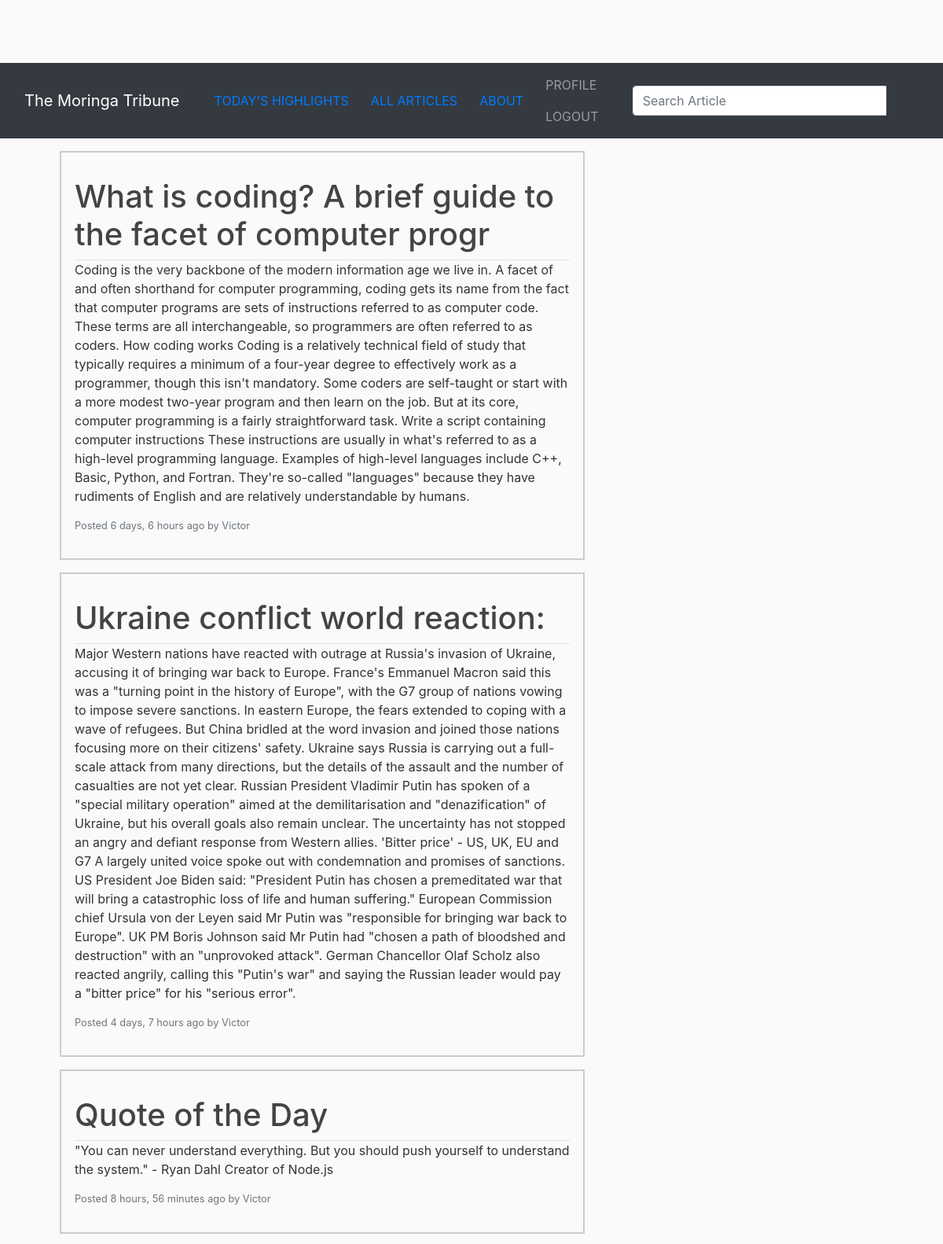
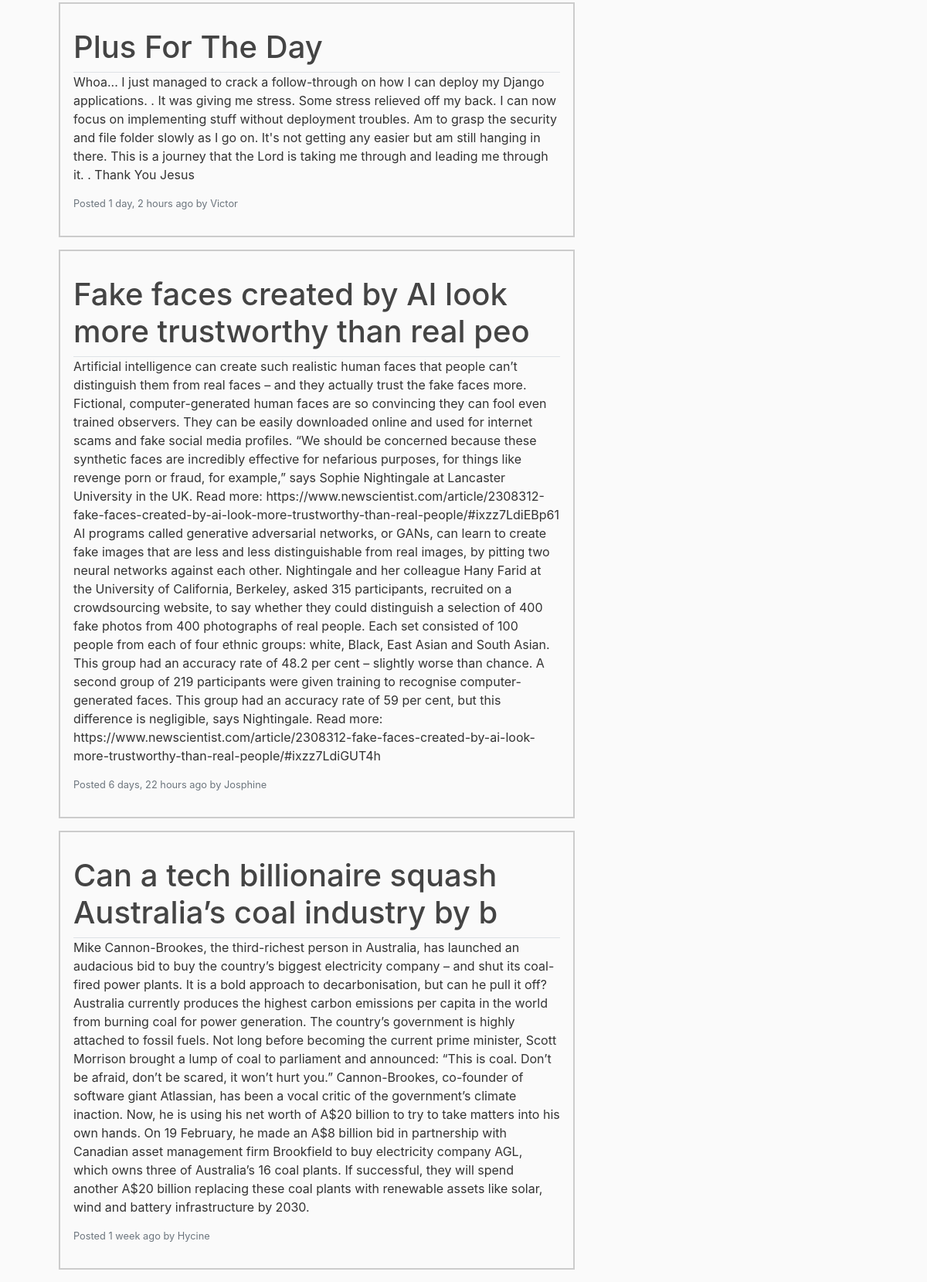
The page /article/ (signed in) on the database its author committed (2 pictures, top to bottom).
### news/models.py (models this page shows, shortened)
class Article(models.Model) :
  title = models.CharField(max_length=60)
  post = models.TextField()
  editor = models.ForeignKey(Editor, on_delete=models.CASCADE)
  tags = models.ManyToManyField(Tag)
  pub_date = models.DateTimeField(default=timezone.now)
  article_image = models.ImageField(upload_to='images/', blank=True)
  class Meta :
    ordering = ['-title']

class Editor(models.Model) :
  first_name = models.CharField(max_length=30)
  last_name = models.CharField(max_length=30)
  email = models.EmailField()
  phone_number = models.CharField(max_length=10, blank=True)
  class Meta :
    ordering = ['-first_name']

### news/views.py (the view)
# urls.py: path('article/', views.article, name='Article'),
@login_required
def article(request) :
  try :
    article = Article.objects.all()
  except ObjectDoesNotExist :
    raise Http404()
  return render(request, 'news/article.html', { 'article':article })

### news/templates/news/article.html (shortened to what this page needs)
{% extends 'news/base.html' %}
{% load static %}
{% block content %}
{% for articles in article %}
<div class="container">
  <div class="box" style="border: 2px solid #ccc; padding: 2em; margin: 1em;">
    <div class="row border-bottom">
      <h1>{{articles.title}}</h1>
    </div>
    <div class="row">
      <p>{{articles.post}}</p>
    </div>
    <div class="row">
      <small class="text-muted">
        Posted {{articles.pub_date|timesince}} ago by {{articles.editor.first_name}}
      </small>
    </div>
  </div>
</div>
{% empty %}
<div class="row">
  <h2 class="text-center">Oops! No News Items for the day yet.</h2>
</div>
{% endfor %}
{% endblock content %}

### news/templates/news/base.html (shortened to what this page needs)
{% load static %}
<!DOCTYPE html>
<html>
  <head>
    <link rel="stylesheet" href="https://stackpath.bootstrapcdn.com/bootstrap/4.3.1/css/bootstrap.min.css">
    <link rel="stylesheet" href="{% static 'news/main.css' %}">
  </head>
  <body>
    <nav class="navbar navbar-inverse navbar-dark bg-dark">
      <div class="container-fluid">
        <div class="navbar-header">
          <a class="navbar-brand" href="{% url 'News~Welcome' %}">The Moringa Tribune</a>
        </div>
        <div class="navbar-link">
          <a class="navbar-link" href="{% url 'News~Today' %}">TODAY'S HIGHLIGHTS</a>
        </div>
        <div class="navbar-link">
          <a class="navbar-link" href="{% url 'Article' %}">ALL ARTICLES</a>
        </div>
        <div class="navbar-link">
          <a class="navbar-link" href="{% url 'News~About' %}">ABOUT</a>
        </div>
        <div>
          {% if user.is_authenticated %}
          <div class="navbar-nav">
            <a class="nav-item nav-link" href="{% url 'profile' %}">PROFILE</a>
          </div>
          <div class="navbar-nav">
            <a class="nav-item nav-link" href="{% url 'logout' %}">LOGOUT</a>
          </div>
          {% else %}
          <div class="navbar-nav">
            <a class="nav-item nav-link" href="{% url 'login' %}">LOGIN</a>
          </div>
          {% endif %}
        </div>
        <div class="col-sm-4 col-md-4 navbar-right">
          <form class="navbar-form" role="search" action="{% url 'Search~Results' %}">
            <div class="input-group">
              <input type="text" class="form-control" placeholder="Search Article" name="article">
              <div class="input-group-btn">
                <button class="btn btn-default" type="submit"></button>
              </div>
            </div>
          </form>
        </div>
      </div>
    </nav>
    <div class="container">
      <div class="row">
        <div class="col-md-8">
        {% block content %}
        {% endblock %}
        </div>
      </div>
    </div>
  </body>
</html>

### news/static/news/main.css (style rules this page uses)
body { background: #fafafa; color: #333333; margin-top: 5rem; }
h1, h2, h3, h4, h5, h6 { color: #444444; }

### rows shown on the page
Article: title "What is coding? A brief guide to the facet of computer progr", post "Coding is the very backbone of the modern information age we live in. A facet of and often shorthand for computer programming, coding gets its name from the fact that computer programs are sets of instructions referred to as computer code. These terms are all interchangeable, so programmers are often referred to as coders. How coding works Coding is a relatively technical field of study that typically requires a minimum of a four-year degree to effectively work as a programmer, though this isn't mandatory. Some coders are self-taught or start with a more modest two-year program and then learn on the job. But at its core, computer programming is a fairly straightforward task. Write a script…", pub_date "6 days, 6 hours", editor.first_name "Victor"
Article: title "Ukraine conflict world reaction:", post "Major Western nations have reacted with outrage at Russia's invasion of Ukraine, accusing it of bringing war back to Europe. France's Emmanuel Macron said this was a \"turning point in the history of Europe\", with the G7 group of nations vowing to impose severe sanctions. In eastern Europe, the fears extended to coping with a wave of refugees. But China bridled at the word invasion and joined those nations focusing more on their citizens' safety. Ukraine says Russia is carrying out a full-scale attack from many directions, but the details of the assault and the number of casualties are not yet clear. Russian President Vladimir Putin has spoken of a \"special military operation\" aimed at the…", pub_date "4 days, 7 hours", editor.first_name "Victor"
Article: title "Quote of the Day", post "\"You can never understand everything. But you should push yourself to understand the system.\" - Ryan Dahl Creator of Node.js", pub_date "8 hours, 56 minutes", editor.first_name "Victor"
Article: title "Plus For The Day", post "Whoa... I just managed to crack a follow-through on how I can deploy my Django applications. . It was giving me stress. Some stress relieved off my back. I can now focus on implementing stuff without deployment troubles. Am to grasp the security and file folder slowly as I go on. It's not getting any easier but am still hanging in there. This is a journey that the Lord is taking me through and leading me through it. . Thank You Jesus", pub_date "1 day, 2 hours", editor.first_name "Victor"
Article: title "Fake faces created by AI look more trustworthy than real peo", post "Artificial intelligence can create such realistic human faces that people can’t distinguish them from real faces – and they actually trust the fake faces more. Fictional, computer-generated human faces are so convincing they can fool even trained observers. They can be easily downloaded online and used for internet scams and fake social media profiles. “We should be concerned because these synthetic faces are incredibly effective for nefarious purposes, for things like revenge porn or fraud, for example,” says Sophie Nightingale at Lancaster University in the UK. Read more:…", pub_date "6 days, 22 hours", editor.first_name "Josphine"
Article: title "Can a tech billionaire squash Australia’s coal industry by b", post "Mike Cannon-Brookes, the third-richest person in Australia, has launched an audacious bid to buy the country’s biggest electricity company – and shut its coal-fired power plants. It is a bold approach to decarbonisation, but can he pull it off? Australia currently produces the highest carbon emissions per capita in the world from burning coal for power generation. The country’s government is highly attached to fossil fuels. Not long before becoming the current prime minister, Scott Morrison brought a lump of coal to parliament and announced: “This is coal. Don’t be afraid, don’t be scared, it won’t hurt you.” Cannon-Brookes, co-founder of software giant Atlassian, has been a vocal critic of…", pub_date "1 week", editor.first_name "Hycine"
